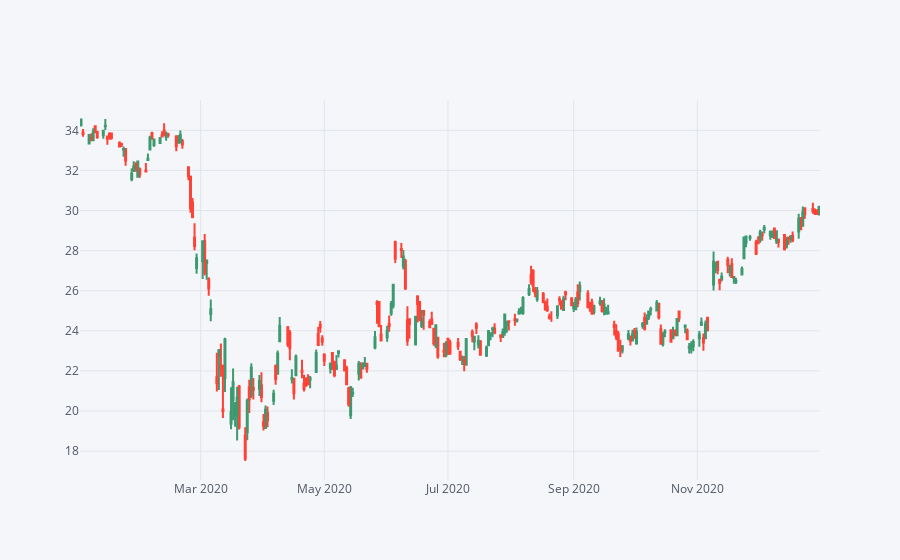

Here is the notebook cell this chart was saved with:
### Markdown cell above
** Use .iplot(kind='candle) to create a candle plot of Bank of America's stock from Jan 1st 2015 to Jan 1st 2016.**

### Code cell
BAC[['Open', 'High', 'Low', 'Close']].loc['2020'].iplot(kind='candle')

### Figure 1 — Plotly figure (JSON) as saved in the notebook; plotly's stock layout.template omitted (floating-point values rounded to 4 significant figures; data arrays with more than 128 entries replaced by an {"elided": "..."} marker saying what was removed)
{"data": [{"close": {"elided": "253 float values"}, "high": {"elided": "253 float values"}, "low": {"elided": "253 float values"}, "open": {"elided": "253 float values"}, "showlegend": false, "type": "candlestick", "x": {"elided": "253 str values"}, "yaxis": "y2"}], "layout": {"legend": {"bgcolor": "#F5F6F9", "font": {"color": "#4D5663"}}, "paper_bgcolor": "#F5F6F9", "plot_bgcolor": "#F5F6F9", "title": {"font": {"color": "#4D5663"}}, "xaxis": {"gridcolor": "#E1E5ED", "rangeslider": {"visible": false}, "showgrid": true, "tickfont": {"color": "#4D5663"}, "title": {"font": {"color": "#4D5663"}, "text": ""}, "zerolinecolor": "#E1E5ED"}, "yaxis": {"gridcolor": "#E1E5ED", "showgrid": true, "showticklabels": false, "tickfont": {"color": "#4D5663"}, "title": {"font": {"color": "#4D5663"}, "text": ""}, "zerolinecolor": "#E1E5ED"}, "yaxis2": {"gridcolor": "#E1E5ED", "showgrid": true, "tickfont": {"color": "#4D5663"}, "title": {"font": {"color": "#4D5663"}, "text": ""}, "zerolinecolor": "#E1E5ED"}}}
